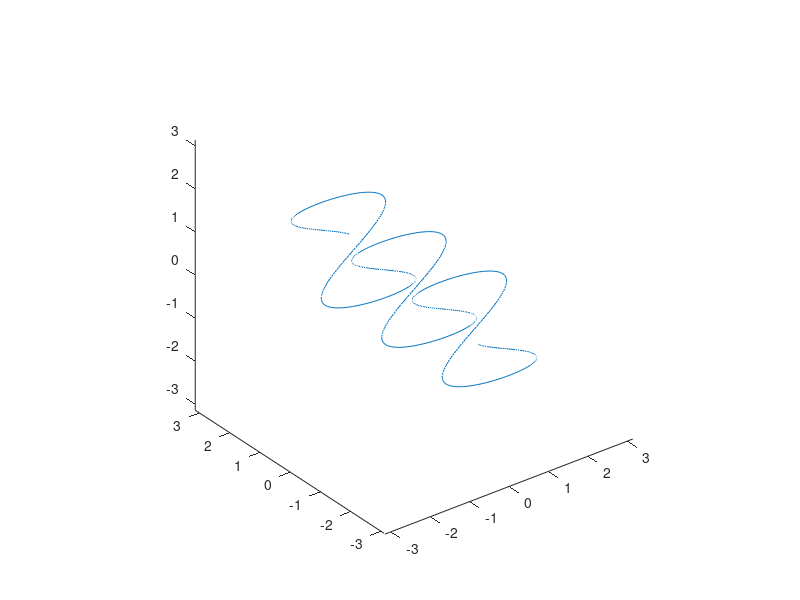

Write the MATLAB code that produced this figure.
function CurveCollection
MAX_CURVE = 14;
% get user input from command window
choice = getUserInput(['Enter a choice from 1 to ' num2str(MAX_CURVE) ...
    '\n'] , 1, MAX_CURVE);

switch choice
    case 1 
        %vivani curve
        t = linspace(-2*pi,2*pi);
        line(1+cos(t),sin(t),2*sin(t/2));
        view(3);
    case 2
        t = -2*pi:0.01:2*pi;
        line(2.*cos(t).^4,4.*sin(t),cos(t./2));
        view(3);
    case 3
        t = -2*pi:0.01:2*pi;
        line(cos(2*pi*t)./sqrt(1+4*t.^2)...
            ,sin(2*pi*t)./sqrt(1+4*t.^2)...
            ,-t./sqrt(1+t.^2));
        view(3);
    case 4
        t = -1.01*pi:0.01:pi;
        x = 3*cos(t);
        y = 3*sin(t);
        z = sin(5*t);
        line(x,y,z);
        view(3);
    case 5
        t = -pi:0.01:pi;
        line(sin(2*pi*t),t,sin(pi*t));
        view(3);
    case 6
        t = -2*pi:0.01:2*pi;
        line(t.*cos(2*pi*t),t.*sin(2*pi*t),t);
        view(3);
    case 7
        t=-5*pi:0.01:5*pi;
        line(5*t.*(cos(t)).^2 ...
            ,5*t.*cos(t)...
            ,0.1*t.^2.*(sin(t)).^3);
        view(3)
    case 8
        % modified helix
        t = -2*pi:0.01:2*pi;
        line(cos(4*pi*t)./sqrt(2+4*t.^6)...
            ,sin(4*pi*t)./sqrt(2+4*t.^6)...
            ,t./sqrt(2+t.^6));
        view(3)
    case 9
        %littus spiral
        t = linspace(0.1,14*pi,500);
        r = 1./sqrt(t);
        x = r.*cos(t);
        y = r.*sin(t);
        line(x,y);
    case 10
        h = ezplot('abs(x).^(1/2)+abs(y).^(2)-1',[-1 1],[-1 1]);
        set(h,'linewidth',2,'color',[0.4 0.3 0.7])
    case 11
        h=ezplot('abs(x).^(-2)-abs(y).^(1)-1',[-1 1],[-1 1]);
        set(h,'linewidth',2,'color',[0.4 0.3 0.7])
    case 12
        %fermats  spiral
        t1 = linspace(-15*pi,0.1,1000);
        r1 = sqrt(t1);
        x1 = -r1.*cos(t1);
        y1 = r1.*sin(t1);
        
        t2 = linspace(0,15*pi,1000);
        r2 = sqrt(t2);
        x2 = r2.*cos(t2);
        y2 = r2.*sin(t2);
        
        line(imag(x1),imag(y1),'linewidth',1)
        line(x2,y2,'linewidth',1)
    case 13
        t2 = 0:0.02:15*pi;
        r2 = 2*(t2);
        x2 = r2.*cos(t2);
        y2 = r2.*sin(t2);
        line(x2,y2);
    case 14
        theta = 0:0.01:45*2*pi;
        rad = (0.8*theta./(2*pi)+3);
        r = rad.*(8 + sin(theta*6+rad./3));
        x = r.*cos(theta);
        y = r.*sin(theta);
        line(x,y);
end
axis equal
set(gcf,'color',[1 1 1]);
end

function choice = getUserInput(promptStr, minNum, maxNum)
% return the user input and check the range of input
choice = input(promptStr);
if isempty(choice) || ~isnumeric(choice)
    error('enter a number');
elseif (choice < minNum) || (choice > maxNum)
    error(['enter a number between 1 to ' num2str(maxNum)]);
elseif isfloat(choice)
    %if choice is floating point value then truncate the fractional part
    choice = choice - mod(choice,1);
end
end
